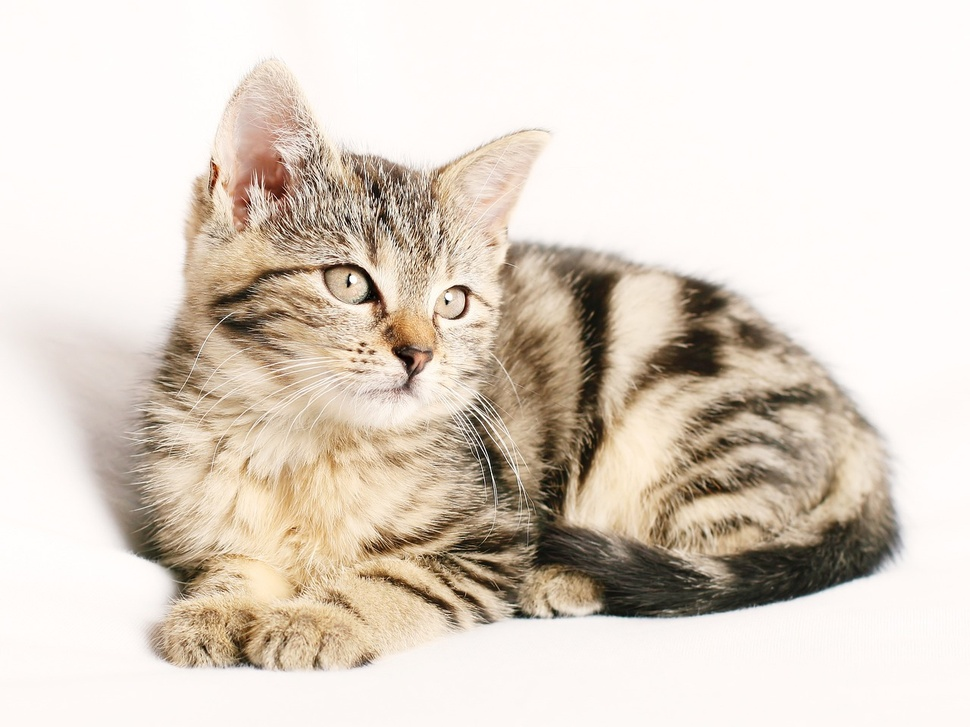
#> input picture Images/cat.jpg, 970 x 727 px, shrunk from 1280 x 960 before the run
$ python contours.py
#> lines starting #> are read from the running program, lines starting #| are printed output that depends on the picture; after the words box and inside, x2 and y2 are one past the last pixel; in counts of white or black regions, pixels touching at a corner belong together
import cv2 as cv
import numpy as np

# Leer la imagen original desde el archivo 'cat.jpg'
img = cv.imread('Images/cat.jpg')
#> img is the input picture: shape (727, 970, 3); mean B, G, R 198.9, 210.7, 221.5
cv.imshow('Cat', img)

# Crear una imagen en blanco del mismo tamaño que la imagen original
blank = np.zeros(img.shape, dtype='uint8')
cv.imshow('Blank', blank)

# Convertir la imagen original a escala de grises
gray = cv.cvtColor(img, cv.COLOR_BGR2GRAY)
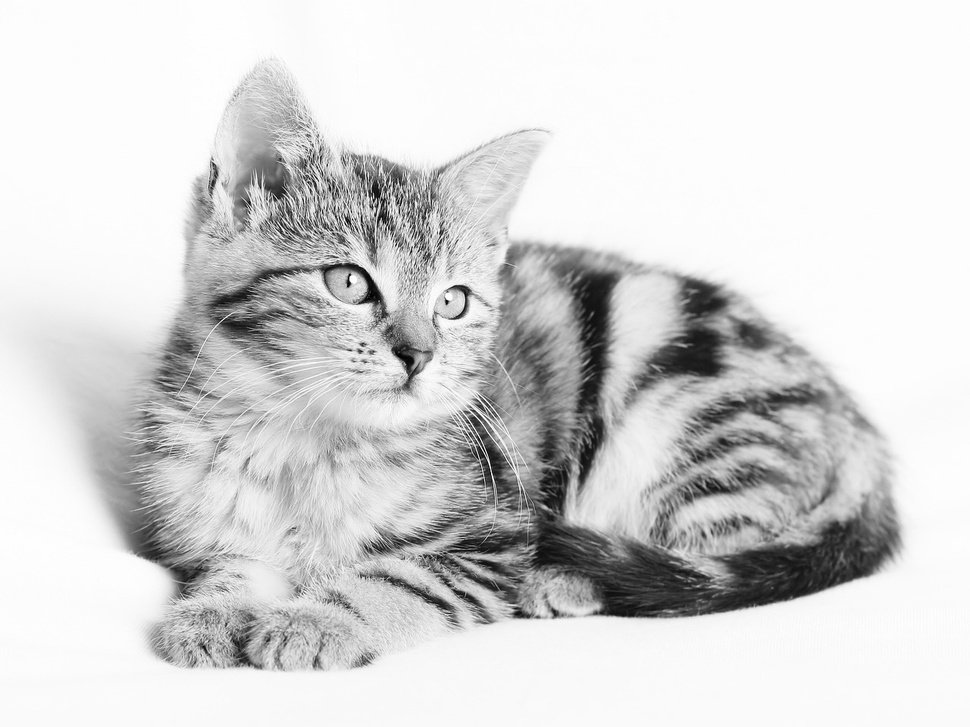
#> gray: shape (727, 970); min 1, max 255, mean 212.6
cv.imshow('Gray', gray)

# Aplicar un filtro de desenfoque gaussiano a la imagen en escala de grises
blur = cv.GaussianBlur(gray, (7,7), cv.BORDER_DEFAULT)
cv.imshow('Blur', blur)

# Aplicar el operador de Canny para detectar bordes en la imagen suavizada
canny = cv.Canny(blur, 125, 175)
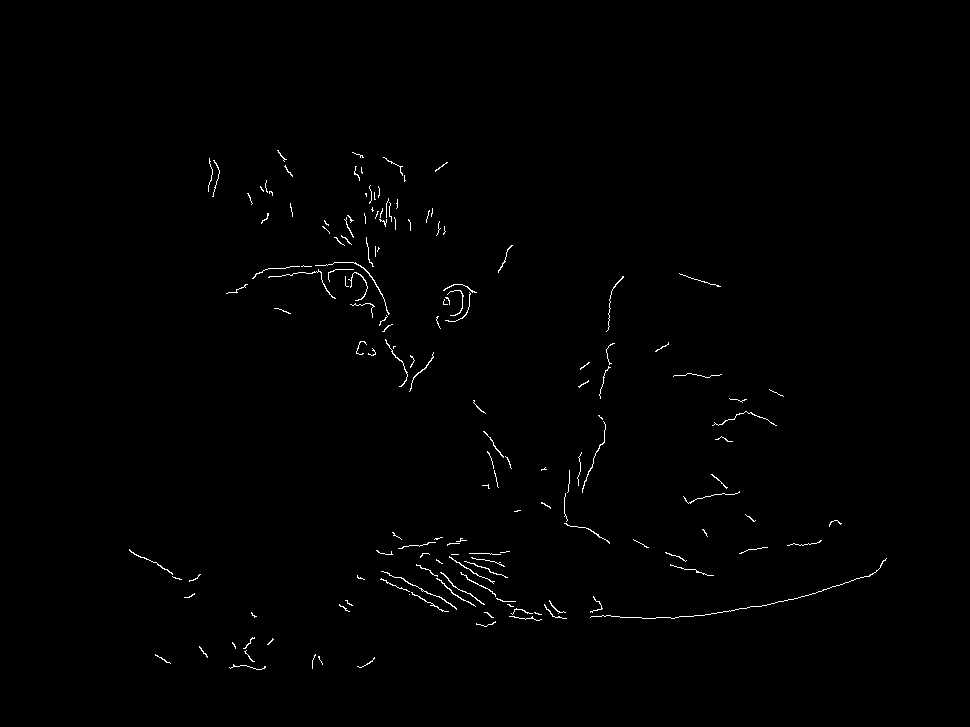
#> canny: shape (727, 970); 0.64% white in thin lines or dots, all inside (x1, y1, x2, y2) = (129, 150, 887, 670)
cv.imshow('Canny Edges', canny)

# Bloque de umbralización (comentado)
""" ret, thresh = cv.threshold(gray, 125, 255, cv.THRESH_BINARY)
cv.imshow('Thresh', thresh) """

# Encontrar contornos en la imagen de bordes Canny
contours, hierarchies = cv.findContours(canny, cv.RETR_LIST, cv.CHAIN_APPROX_NONE)
#> contours = 157 contours, 152 with area under 20; largest, box (x1, y1, x2, y2) and area: (381, 571, 457, 610) 29, (315, 262, 390, 315) 28, (440, 572, 485, 605) 25, (436, 578, 476, 607) 23, (385, 339, 408, 387) 22
print(f'{len(contours)}' + ' contours found!')
#| 157 contours found!

# Dibujar los contornos encontrados en la imagen en blanco
cv.drawContours(blank, contours, -1, (0,0,255), 1)
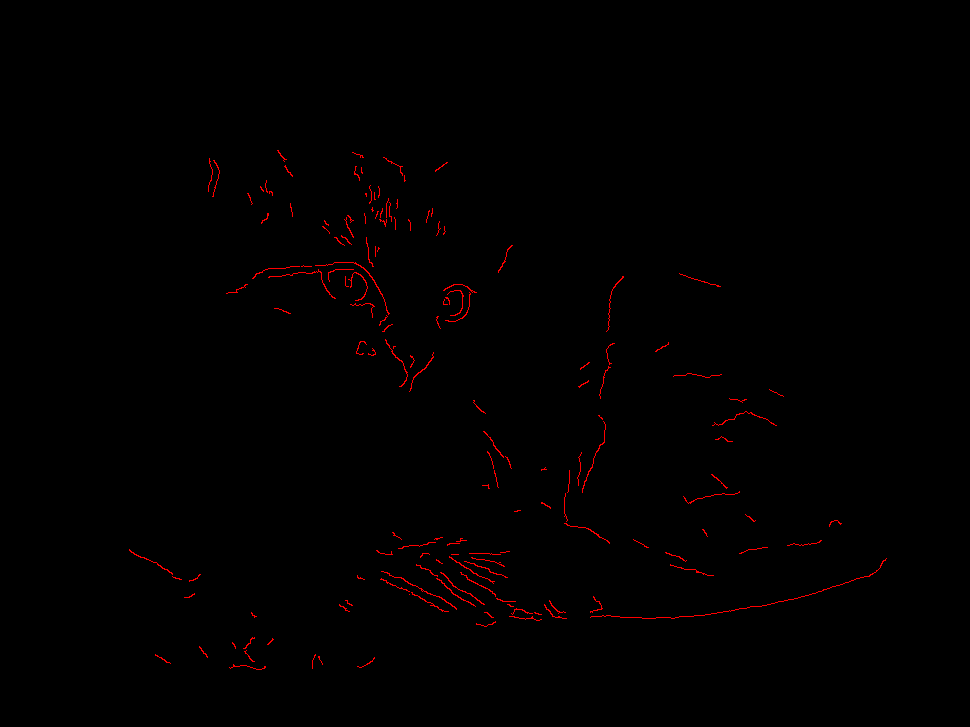
#> blank: shape (727, 970, 3); mean of channels 0, 1, 2 0, 0, 1.6; drawn as B, G, R
cv.imshow('Contours Drawn', blank)

# Esperar hasta que se presione una tecla antes de cerrar las ventanas
cv.waitKey(0)

$ run again, with Images/Group.jpg copied over Images/cat.jpg
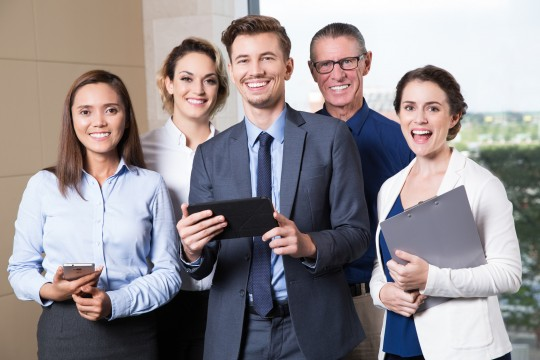
#> input picture Images/Group.jpg, 540 x 360 px
#> img is the input picture: shape (360, 540, 3); mean B, G, R 145, 141.8, 148.5
#> `canny = cv.Canny(blur, 125, 175)`:
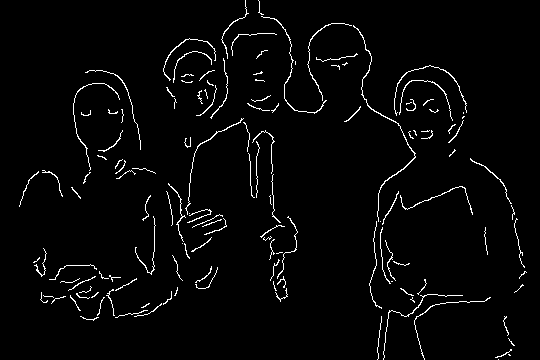
#> canny: shape (360, 540); 2.8% white in thin lines or dots
#> contours = 139 contours, 128 with area under 20; largest, box (x1, y1, x2, y2) and area: (353, 25, 416, 222) 78, (261, 16, 327, 114) 38, (163, 38, 216, 81) 31, (394, 65, 467, 116) 30, (185, 118, 244, 215) 29
#| 139 contours found!
#> `cv.drawContours(blank, contours, -1, (0,0,255), 1)`:
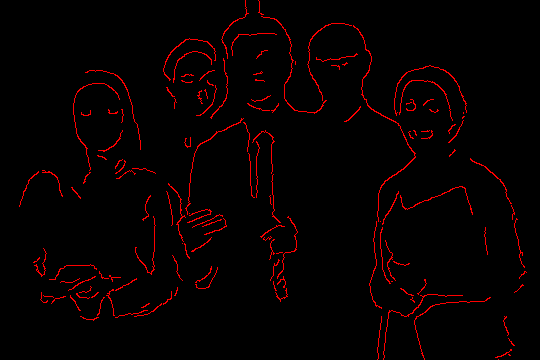
#> blank: shape (360, 540, 3); mean of channels 0, 1, 2 0, 0, 7.1; drawn as B, G, R

$ run again, with Images/Group2.jpg copied over Images/cat.jpg
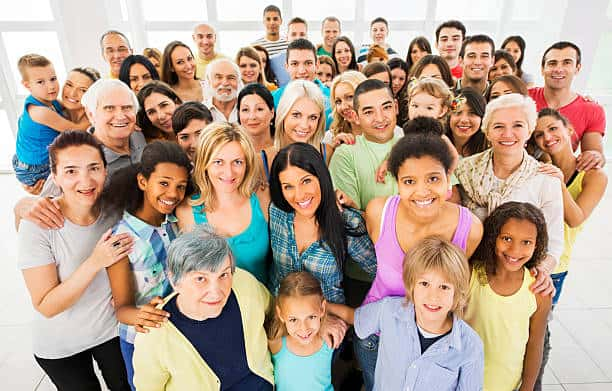
#> input picture Images/Group2.jpg, 612 x 391 px
#> img is the input picture: shape (391, 612, 3); mean B, G, R 146.8, 162, 182.3
#> `canny = cv.Canny(blur, 125, 175)`:
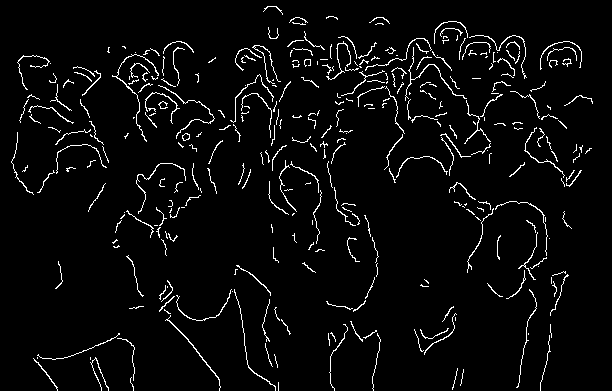
#> canny: shape (391, 612); 4% white in thin lines or dots
#> contours = 343 contours, 324 with area under 20; largest, box (x1, y1, x2, y2) and area: (165, 315, 221, 391) 52, (112, 54, 159, 142) 44, (182, 133, 190, 141) 38, (158, 85, 215, 139) 38, (405, 47, 467, 101) 38
#| 343 contours found!
#> `cv.drawContours(blank, contours, -1, (0,0,255), 1)`:
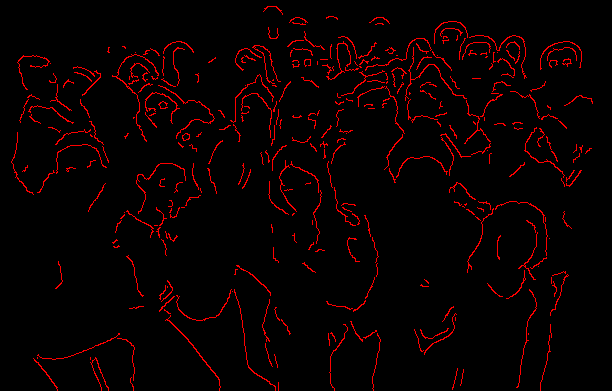
#> blank: shape (391, 612, 3); mean of channels 0, 1, 2 0, 0, 10.2; drawn as B, G, R
